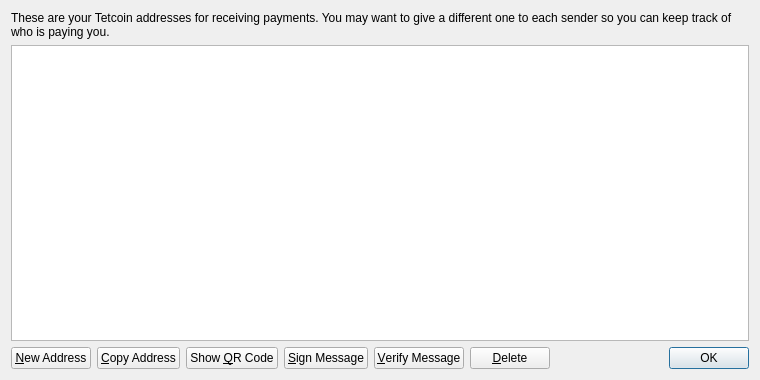
<?xml version="1.0" encoding="UTF-8"?>
<ui version="4.0">
 <class>AddressBookPage</class>
 <widget class="QWidget" name="AddressBookPage">
  <property name="geometry">
   <rect>
    <x>0</x>
    <y>0</y>
    <width>760</width>
    <height>380</height>
   </rect>
  </property>
  <property name="windowTitle">
   <string>Address Book</string>
  </property>
  <layout class="QVBoxLayout" name="verticalLayout">
   <item>
    <widget class="QLabel" name="labelExplanation">
     <property name="text">
      <string>These are your Tetcoin addresses for receiving payments. You may want to give a different one to each sender so you can keep track of who is paying you.</string>
     </property>
     <property name="textFormat">
      <enum>Qt::PlainText</enum>
     </property>
     <property name="wordWrap">
      <bool>true</bool>
     </property>
    </widget>
   </item>
   <item>
    <widget class="QTableView" name="tableView">
     <property name="contextMenuPolicy">
      <enum>Qt::CustomContextMenu</enum>
     </property>
     <property name="toolTip">
      <string>Double-click to edit address or label</string>
     </property>
     <property name="tabKeyNavigation">
      <bool>false</bool>
     </property>
     <property name="alternatingRowColors">
      <bool>true</bool>
     </property>
     <property name="selectionMode">
      <enum>QAbstractItemView::SingleSelection</enum>
     </property>
     <property name="selectionBehavior">
      <enum>QAbstractItemView::SelectRows</enum>
     </property>
     <property name="sortingEnabled">
      <bool>true</bool>
     </property>
     <attribute name="verticalHeaderVisible">
      <bool>false</bool>
     </attribute>
    </widget>
   </item>
   <item>
    <layout class="QHBoxLayout" name="horizontalLayout">
     <item>
      <widget class="QPushButton" name="newAddressButton">
       <property name="toolTip">
        <string>Create a new address</string>
       </property>
       <property name="text">
        <string>&amp;New Address</string>
       </property>
       <property name="icon">
        <iconset resource="../bitcoin.qrc">
         <normaloff>:/icons/add</normaloff>:/icons/add</iconset>
       </property>
      </widget>
     </item>
     <item>
      <widget class="QPushButton" name="copyToClipboard">
       <property name="toolTip">
        <string>Copy the currently selected address to the system clipboard</string>
       </property>
       <property name="text">
        <string>&amp;Copy Address</string>
       </property>
       <property name="icon">
        <iconset resource="../bitcoin.qrc">
         <normaloff>:/icons/editcopy</normaloff>:/icons/editcopy</iconset>
       </property>
      </widget>
     </item>
     <item>
      <widget class="QPushButton" name="showQRCode">
       <property name="text">
        <string>Show &amp;QR Code</string>
       </property>
       <property name="icon">
        <iconset resource="../bitcoin.qrc">
         <normaloff>:/icons/qrcode</normaloff>:/icons/qrcode</iconset>
       </property>
      </widget>
     </item>
     <item>
      <widget class="QPushButton" name="signMessage">
       <property name="toolTip">
        <string>Sign a message to prove you own a Bitcoin address</string>
       </property>
       <property name="text">
        <string>&amp;Sign Message</string>
       </property>
       <property name="icon">
        <iconset resource="../bitcoin.qrc">
         <normaloff>:/icons/edit</normaloff>:/icons/edit</iconset>
       </property>
      </widget>
     </item>
     <item>
      <widget class="QPushButton" name="verifyMessage">
       <property name="toolTip">
        <string>Verify a message to ensure it was signed with a specified Bitcoin address</string>
       </property>
       <property name="text">
        <string>&amp;Verify Message</string>
       </property>
       <property name="icon">
        <iconset resource="../bitcoin.qrc">
         <normaloff>:/icons/transaction_0</normaloff>:/icons/transaction_0</iconset>
       </property>
      </widget>
     </item>
     <item>
      <widget class="QPushButton" name="deleteButton">
       <property name="toolTip">
        <string>Delete the currently selected address from the list. Only sending addresses can be deleted.</string>
       </property>
       <property name="text">
        <string>&amp;Delete</string>
       </property>
       <property name="icon">
        <iconset resource="../bitcoin.qrc">
         <normaloff>:/icons/remove</normaloff>:/icons/remove</iconset>
       </property>
      </widget>
     </item>
     <item>
      <spacer name="horizontalSpacer">
       <property name="orientation">
        <enum>Qt::Horizontal</enum>
       </property>
       <property name="sizeHint" stdset="0">
        <size>
         <width>40</width>
         <height>20</height>
        </size>
       </property>
      </spacer>
     </item>
     <item>
      <widget class="QDialogButtonBox" name="buttonBox">
       <property name="sizePolicy">
        <sizepolicy hsizetype="Maximum" vsizetype="Fixed">
         <horstretch>0</horstretch>
         <verstretch>0</verstretch>
        </sizepolicy>
       </property>
       <property name="standardButtons">
        <set>QDialogButtonBox::Ok</set>
       </property>
      </widget>
     </item>
    </layout>
   </item>
  </layout>
 </widget>
 <resources>
  <include location="../bitcoin.qrc"/>
 </resources>
 <connections/>
</ui>
